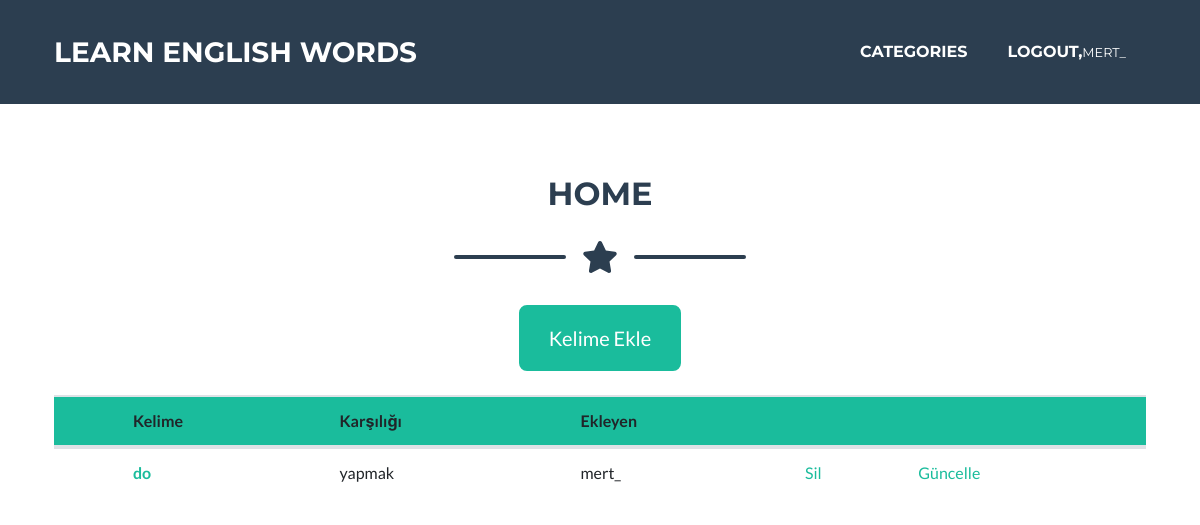
Before: /categories/home/ (signed in) with the older database file.
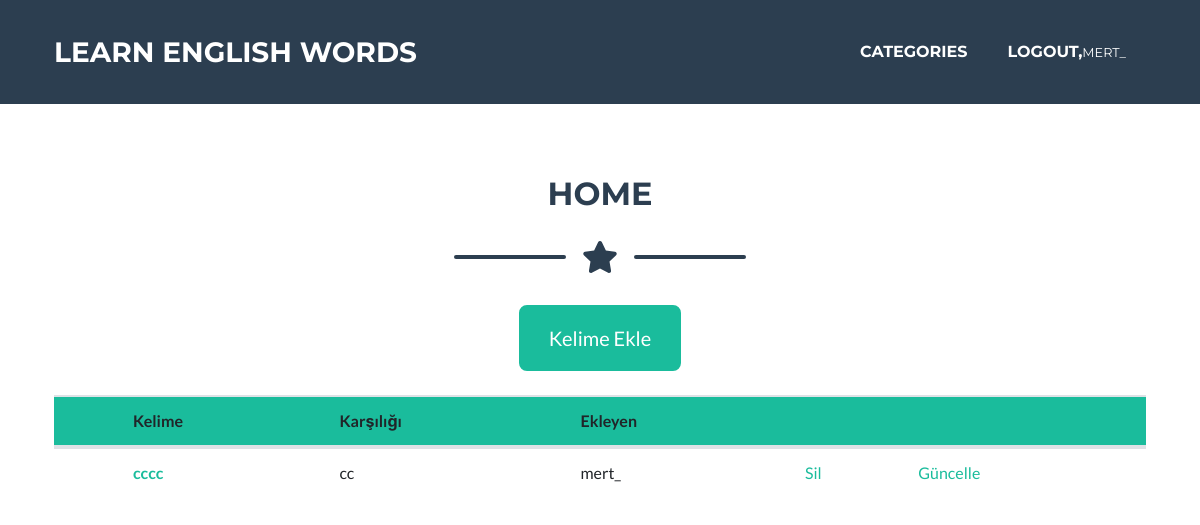
After: the same page with the newer database file.
### words/models.py (models this page shows, shortened)
class Word(models.Model):
    word_en = models.CharField(max_length=50)
    word_tr = models.CharField(max_length=50)
    author = models.ForeignKey("auth.User",on_delete = models.CASCADE)
    category = models.CharField(max_length=20)
    created_date = models.DateTimeField(auto_now_add=True)

### words/views.py (the view)
# urls.py: path('home/',views.wordsHome,name = "home"),
def wordsHome(request):
    try:
        words = Word.objects.filter(category = "home")
    except Word.DoesNotExist:
        words = None
    return render(request,"wordsHome.html",{
        'words':words,
        })

### templates/wordsHome.html (shortened to what this page needs)
{% extends "base.html" %}
{% block body %}
    <div class="container" style="margin-top: 175px;">
      <h2 class="page-section-heading text-center text-uppercase text-secondary mb-0">HOME</h2>
      <div class="divider-custom">
          <div class="divider-custom-line"></div>
          <div class="divider-custom-icon"><i class="fas fa-star"></i></div>
          <div class="divider-custom-line"></div>
      </div>
      {% if user.is_authenticated %}
      <div class="divider-custom">
        <div class="divider-custom-icon"><a href="/word/addWord" class="btn btn-primary btn-xl">Kelime Ekle</a></div>
      </div>
      {% endif %}
      {% if words %}
      <table class="table">
        <thead style="background:#1abc9c;">
          <tr>
            <th></th>
            <th scope="col">Kelime</th>
            <th scope="col">Karşılığı</th>
            <th scope="col">Ekleyen</th>
            {% if user.is_superuser %}
            <th scope="col"></th>
            <th scope="col"></th>
            {% endif %}
          </tr>
        </thead>
        <tbody>
          {% for word in words %}
            <tr>
                <th></th>
                <th scope="row"><a href="/word/detail/{{word.id}}">{{word.word_en}}</a></th>
                <td>{{word.word_tr}}</td>
                <td>{{word.author}}</td>
                {% if user.is_superuser%}
                <td><a href="/word/delete/{{word.id}}">Sil</a></td>
                <td><a href="/word/update/{{word.id}}">Güncelle</a></td>
                {% endif %}
              </tr>
          {% endfor %}
        </tbody>
      </table>
      {% else %}
        <h3>Bu kategori'de kelime bulunmamaktadadır</h3>
      {% endif %}
    </div>
{% endblock body %}

Changed rows visible on the page:
removed Word: word_en "do", word_tr "yapmak", author "mert_"
added Word: word_en "cccc", word_tr "cc", author "mert_"
